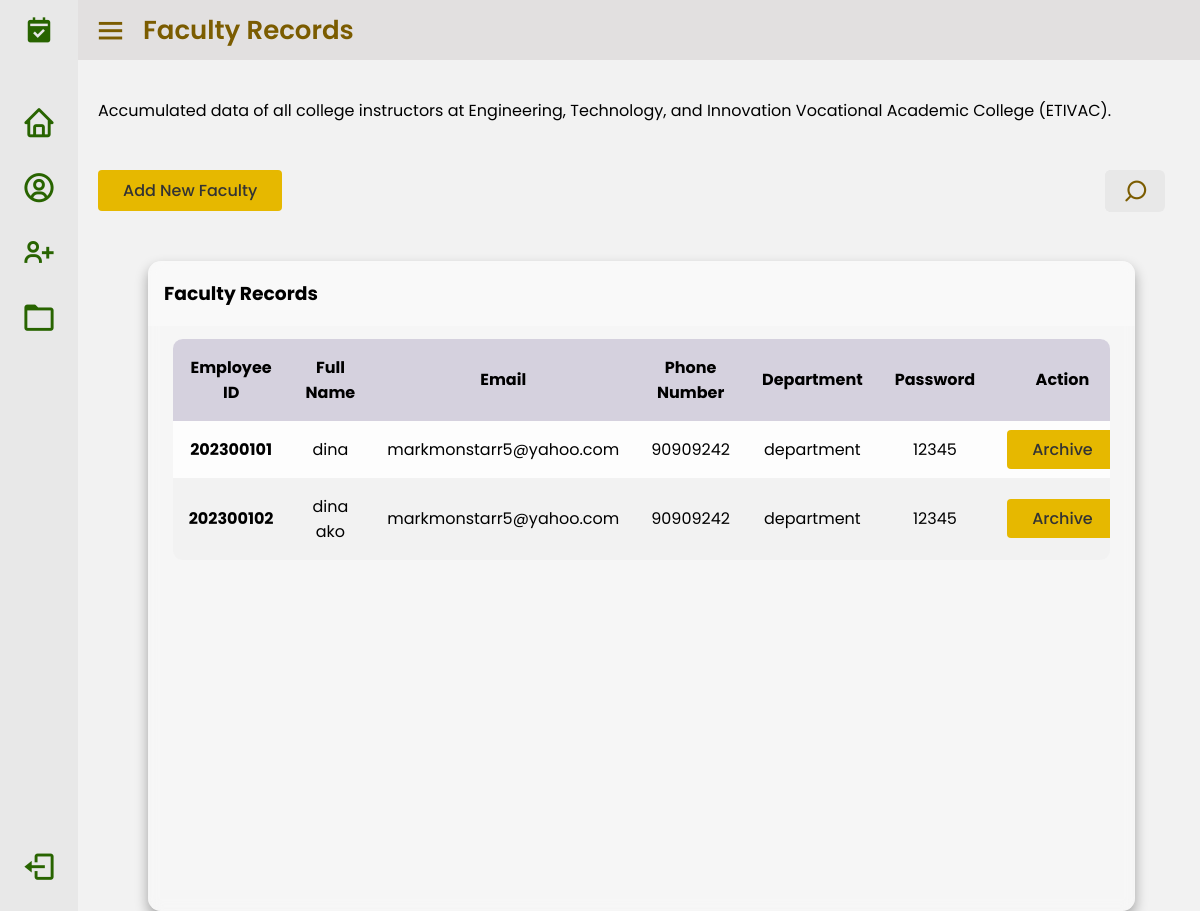
The page /facultyRecords.php on the database its author committed.
### tables this page shows
CREATE TABLE `tbl_faculty` (
  `employeeID` bigint(20) NOT NULL,
  `fullName` varchar(100) NOT NULL,
  `email` varchar(100) NOT NULL,
  `phoneNo` varchar(100) NOT NULL,
  `department` varchar(100) NOT NULL,
  `gender` enum('Male','Female','Prefer not to say','') NOT NULL,
  `date` timestamp NOT NULL DEFAULT current_timestamp() ON UPDATE current_timestamp(),
  `password` varchar(225) NOT NULL
);

### facultyRecords.php (the view, shortened to what this page needs)
<?php
include("deleteFaculty.php");
?>
<!DOCTYPE html>
<html lang="en">
  <head>
    <link rel="stylesheet" href="table.css" type="text/css">
    <link rel="stylesheet" href="facultyRecords.css" type="text/css" />
    <link rel="stylesheet" href="https://unicons.iconscout.com/release/v4.0.0/css/line.css">
    <link
      href="https://unpkg.com/boxicons@2.0.7/css/boxicons.min.css"
      rel="stylesheet"
    />
  </head>
  <body>
    <div class="sidebar close">
      <div class="logo-details">
        <i class='bx bxs-calendar-check' ></i>
      </div>
      <ul class="nav-links">
        <li>
          <a href="adminHome.php">
            <i class="bx bx-home"></i>
          </a>
        </li>
        <li>
          <div class="iocn-link">
            <a href="adminPage.php">
              <i class="bx bx-user-circle"></i>
            </a>
          </div>
        </li>
        <li>
          <div class="iocn-link">
            <a href="addNewPage.php">
              <i class='bx bx-user-plus'></i>
            </a>
          </div>
        </li>
        <li>
          <div class="iocn-link">
            <a href="reports.php">
              <i class="bx bx-folder"></i>
            </a>
          </div>
        </li>
        <li>
          <div class="profile-details">
            <a href="adminsignin.php">
              <i class="bx bx-log-out"></i>
            </a>
        </li>
        </div>
    <section class="home-section">
      <div class="home-content">
        <i class="bx bx-menu"></i>
        <a href="facultyRecords.php">
        <span class="text">Faculty Records</span>
      </a>
      </div>
      <div class="content">
        <p>
            Accumulated data of all college instructors at Engineering, Technology, and Innovation Vocational Academic College (ETIVAC).
        </p>
      </div>
<div class="addbtn">
  <button class="btn"><a href="addFaculty.php">Add New Faculty</a></button>
  <div class="input-box">
    <span class="icon">
        <i class="uil uil-search search-icon"></i>
    </span>
</div>
</div>
<main class="table">
  <section class="table__header">
      <h1>Faculty Records</h1>
  </section>
  <section class="table__body">
      <table>
      <thead>
                <tr>
                <th scope="col">Employee ID</th>
                <th scope="col">Full Name</th>
                <th scope="col">Email</th>
                <th scope="col">Phone Number</th>
                <th scope="col">Department</th>
                <th scope="col">Password</th>
                <th scope="col">Action</th>
                </tr>
            </thead>
            <tbody>
          <?php
                $sql="Select * from `tbl_faculty`";
                $result=mysqli_query($con,$sql);
                if($result){
                    while($row=mysqli_fetch_assoc($result)){
                        $id=$row['employeeID'];
                        $fullName=$row['fullName'];
                        $email=$row['email'];
                        $phoneNo=$row['phoneNo'];
                        $department=$row['department'];
                        $password=$row['password'];
                        echo '<tr>
                        <th scope="row">'.$id.'</th>
                        <td>'.$fullName.'</td>
                        <td>'.$email.'</td>
                        <td>'.$phoneNo.'</td>
                        <td>'.$department.'</td>
                        <td>'.$password.'</td>
                        <td>
                                <a class="btn btn-danger" href="deleteFaculty.php?
                                deleteid='.$id.'" class="text-light">
                                Archive</a>
                        </td>
                        </tr>';
                    }
                }
            ?>
      </table>
  </section>
</main>
    </section>
  </body>
</html>

### table.css (style rules this page uses)
main.table { min-width: 100px; height: 650px; background-color: #fff5; backdrop-filter: blur(7px); box-shadow: 0 0.4rem 0.8rem #0005; border-radius: 0.8rem; overflow: hidden; position: relative; top: 50px; bottom: 50px; left: 70px; }
.table__header { width: 100%; height: 10%; background-color: #fff4; padding: 0.8rem 1rem; display: flex; justify-content: space-between; align-items: center; }
.table__body { width: 95%; max-height: calc(89% - 1.6rem); background-color: #fffb; margin: 0.8rem auto; border-radius: 0.6rem; overflow: auto; overflow: overlay; }
table { width: 100%; }
table, th, td { border-collapse: collapse; padding: 1rem; text-align: center; }
thead th { position: sticky; top: 0; left: 0; background-color: #d5d1defe; cursor: pointer; text-transform: capitalize; }
tbody tr:nth-child(even) { background-color: #0000000b; }
tbody tr { --delay: 0.1s; transition: 0.5s ease-in-out var(--delay), background-color 0s; }
tbody tr td, tbody tr td p, tbody tr td img { transition: 0.2s ease-in-out; }
tbody tr td a { text-decoration: none; color: #000; }

### facultyRecords.css (style rules this page uses)
* { margin: 0; padding: 0; box-sizing: border-box; font-family: "Poppins", sans-serif; }
body { height: 100%; background: #f2f2f2; }
.sidebar { position: fixed; top: 0; left: 0; height: 100%; width: 260px; background: #e8e8e8; z-index: 100; transition: all 0.5s ease; }
.sidebar.close { width: 78px; }
.sidebar .logo-details { height: 60px; width: 100%; display: flex; align-items: center; }
.sidebar .logo-details i { font-size: 30px; color: #286400; height: 50px; min-width: 78px; text-align: center; line-height: 50px; }
.sidebar .nav-links { height: 100%; padding: 30px 0 150px 0; overflow: auto; }
.sidebar.close .nav-links { overflow: visible; }
.sidebar .nav-links li { position: relative; list-style: none; transition: all 0.4s ease; }
.sidebar .nav-links li .iocn-link { display: flex; align-items: center; justify-content: space-between; }
.sidebar.close .nav-links li .iocn-link { display: block; }
.sidebar .nav-links li i { height: 65px; min-width: 78px; text-align: center; line-height: 65px; color: #286400; font-size: 35px; cursor: pointer; transition: all 0.3s ease; }
.sidebar .nav-links li a { display: flex; align-items: center; text-decoration: none; }
.sidebar .profile-details { position: fixed; bottom: 0; width: 260px; display: flex; align-items: center; justify-content: space-between; background: #e8e8e8; padding: 12px 0; transition: all 0.5s ease; }
.sidebar.close .profile-details { background: none; }
.sidebar.close .profile-details { width: 78px; }
.home-section { position: relative; background: #f2f2f2; height: 100vh; left: 260px; width: calc(100% - 260px); transition: all 0.5s ease; }
.sidebar.close ~ .home-section { left: 78px; width: calc(100% - 78px); }
.home-section .home-content { height: 60px; display: flex; align-items: center; }
.home-section .home-content .bx-menu, .home-section .home-content .text { color: #7b5c00; font-size: 35px; }
.home-section .home-content .bx-menu { margin: 0 15px; cursor: pointer; }
.home-section .home-content .text { font-size: 26px; font-weight: 600; }
.home-section .home-content { background: #e2e0e0; }
.home-section .content { height: 80px; display: flex; align-items: center; padding-left: 20px; padding-top: 20px; }
.home-section .home-content a { text-decoration: none; }
.home-section .addbtn { margin-left: 20px; padding-top: 30px; }
.home-section .btn { padding: 8px 25px; background: #e6b800; border: none; outline: none; border-radius: 4px; cursor: pointer; font-size: 16px; font-weight: 500; color: #333333; transition: all 0.3s ease; }
.home-section .input-box { float: right; padding-right: 30px; }
.input-box { position: relative; height: 42px; max-width: 55px; width: 100%; margin: 0 40px; border-radius: 6px; background-color: #e8e8e8; transition: all 0.6s cubic-bezier(0.68, -0.55, 0.265, 1.55); }
.input-box i { cursor: pointer; }
.icon { position: absolute; height: 100%; top: 0; left: 0; width: 60px; border-radius: 6px; display: flex; justify-content: center; background-color: #e8e8e8; }
.search-icon, .close-icon { position: absolute; top: 50%; font-size: 25px; transition: all 0.6s cubic-bezier(0.68, -0.55, 0.265, 1.55); }
.search-icon { color: #7b5c00; transform: translateY(-50%) rotate(90deg); }
.addbtn a { text-decoration: none; color: #333333; font-size: 16px; font-weight: 500; transition: all 0.3s ease; }

### rows shown on the page
tbl_faculty: employeeID "202300101", fullName "dina", email "markmonstarr5@yahoo.com", phoneNo "90909242", department "department", password "12345"
tbl_faculty: employeeID "202300102", fullName "dina ako", email "markmonstarr5@yahoo.com", phoneNo "90909242", department "department", password "12345"
